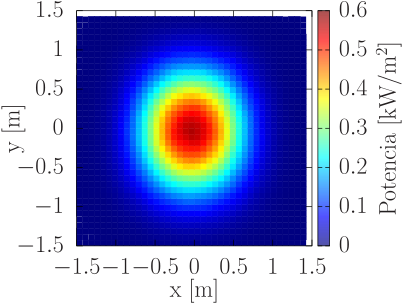

Generate this figure with gnuplot:
reset
set palette @MATLAB
set size square

set pm3d implicit at b
set view map
unset surface

set xlabel "x [m]"
set ylabel "y [m]" offset -1.0,0
set cblabel "Potencia \[kW/m$^2$\]" rot offset 2,0

lrec= 3.0
hrec= 3.0
midx = lrec/2
midy = hrec/2
dx = lrec/40
dy = hrec/40

splot "matriz.dat" matrix using (-midx+dx*$1):(-midy+dy*$2):($3/1000) notitle
